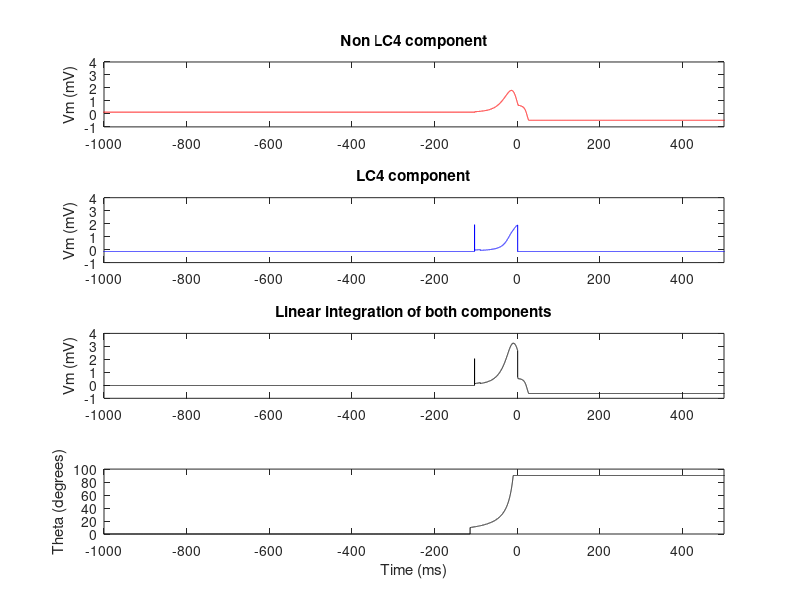
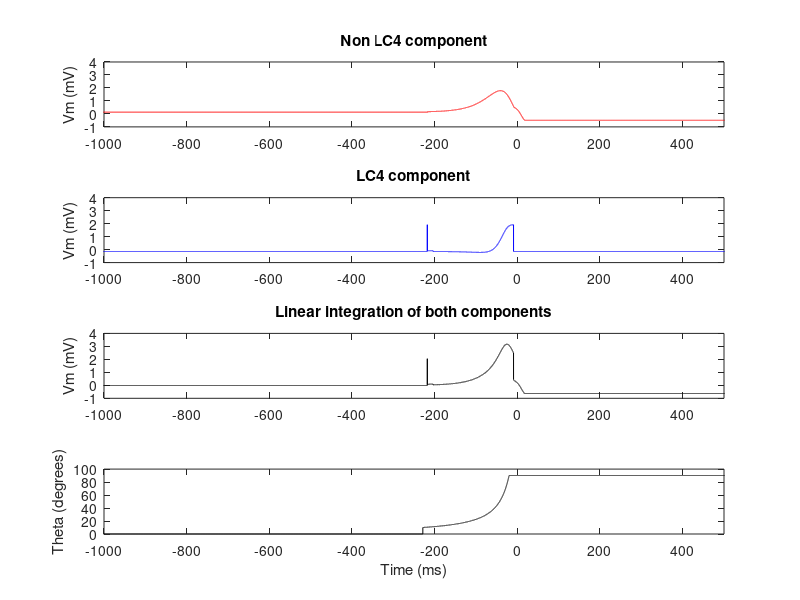
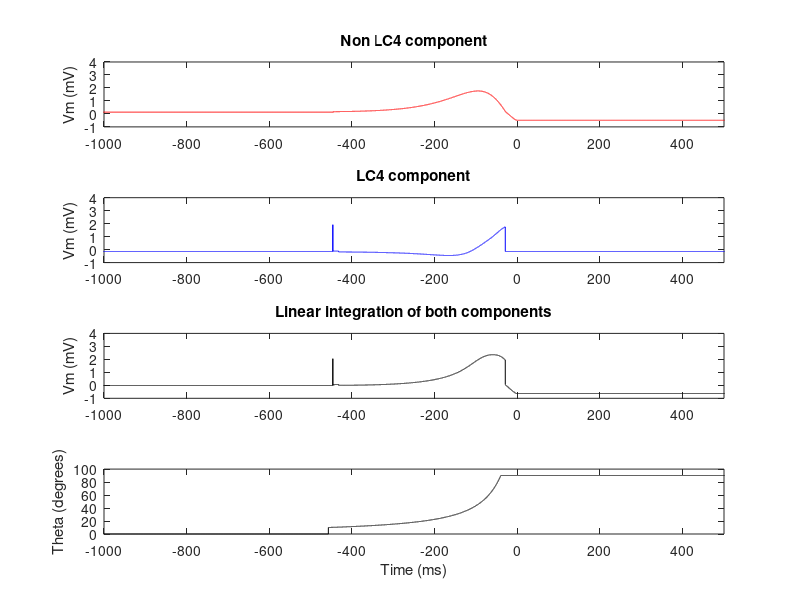
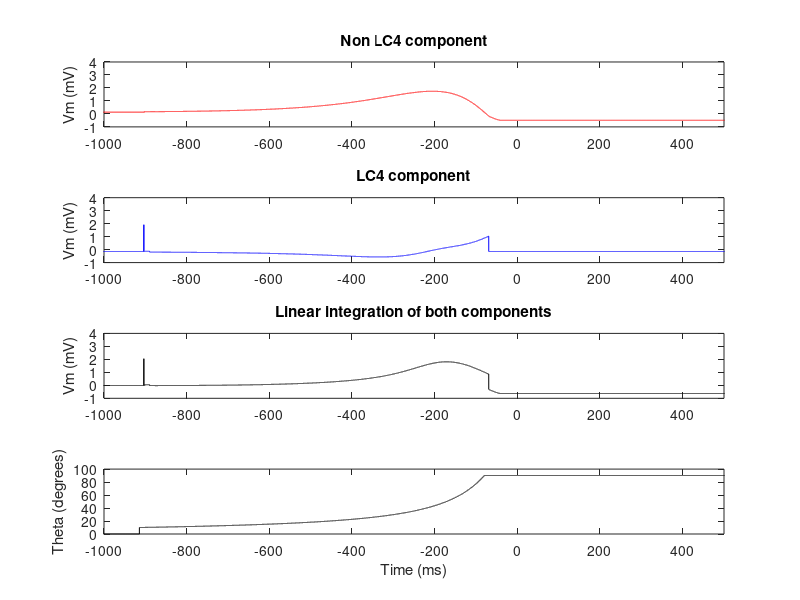

Write the MATLAB code that produced these figures, in order.
%Giant Fiber membrane potential linear integration model
%written for ModelDb by Catherine von Reyn
%Card Lab, Janelia Research Campus, Ashbun VA
%06/2017
%Model and fits are from von Reyn et al., 2017.
%Parameters were found as described in von Reyn et al., 2017.
%Full citation:
% Feature Integration Drives Probabilistic Behavior in the Drosophila Escape Response.
% von Reyn CR, Nern A, Williamson WR, Breads P, Wu M, Namiki S, Card GM.
% Neuron. 2017 Jun 21;94(6):1190-1204.e6. doi: 10.1016/j.neuron.2017.05.036.
% PMID:  28641115 

function []=GF_loom_model()

clear all
close all

%neural delays estimted from data in paper
e_delay_non_LC4=11.9;  %in ms
i_delay_non_LC4=37.5; %in ms

e_delay_LC4=10.8; %in ms
i_delay_LC4=24.8; %in ms

sampling_frequency=20000; %in Hz
step_size=1/sampling_frequency; %in seconds
ms_step=step_size*1000; %in ms

% looming (r/v) stimuli
rv=[10 20 40 80]; %in ms
deg2rad=pi()/180;
start_size_rv=10 * deg2rad; %in rad to calculate looms
stop_size_rv=90 * deg2rad; %in rad to calculate looms

%imput stimulus parameters for
%constant angular velocity stimuli
ang_vel=[100 500 1000 2000]; %in deg/sec
start_size_vel=0; %in deg
stop_size_vel=90; %in deg 

%Non-LC4 components
%excatatory non_LC4 component parameters and equation (angular size)
Ce_nLC4=[1.7 42 0.52];
fe_nLC4=@(Ce_nLC4,x) Ce_nLC4(1)*exp(-(log(x)-log(Ce_nLC4(2))).^2/(2*Ce_nLC4(3)^2)); %log transformed gaussian
%inhibitory non_LC4 component parameters and equation (angular size)
Ci_nLC4=[-0.53 0.59 66 -11];
fi_nLC4 = @(Ci_nLC4,x) Ci_nLC4(1) + Ci_nLC4(2) ./ (1 + exp(-(x-Ci_nLC4(3))/Ci_nLC4(4)));
%for combined non_LC4 components
sf = 2.27; %inhibitory scale factor (level of inhibiton needed to overcome excitation at 90 deg)

%LC4_components
%excitatory LC4 component parameters and equation (angular velocity)
Ce_LC4=[-0.68 2.6 2.8 0.48];
fe_LC4=@(Ce_LC4,x) (Ce_LC4(1)+(Ce_LC4(2)./(1 + exp(-Ce_LC4(3)*(x - Ce_LC4(4))))));
%inhibitory LC4 component parameters and equation (angular size)
Ci_LC4=[-0.52 26 7.8];
fi_LC4=@(Ci_LC4,x) Ci_LC4(1)*exp(-(x-Ci_LC4(2)).^2./(2*Ci_LC4(3)^2));

for i=1:length(rv)
    figure('Name',sprintf('Looming stimulus rv = %d ms',rv(i)));
    %calculate theta and theta dot for this rv
    [time, theta, theta_dot] = calculate_loom(rv(i),start_size_rv,stop_size_rv,ms_step);
    
    %calculate Vm from non_LC4 component
    Vm_non_LC4=fe_nLC4(Ce_nLC4,neural_delay(theta,e_delay_non_LC4,ms_step))+fi_nLC4(Ci_nLC4,neural_delay(theta,i_delay_non_LC4,ms_step))*sf;
    %calculate Vm from LC4 component
    Vm_LC4=fe_LC4(Ce_LC4,neural_delay(theta_dot,e_delay_LC4,ms_step))+fi_LC4(Ci_LC4,neural_delay(theta,i_delay_LC4,ms_step));
    %calculate linear combination
    Vm=Vm_non_LC4+Vm_LC4;
   
    %plot non_LC4, LC4, and linearly combined components
    a1=subplot(4,1,1);
    plot(time,Vm_non_LC4,'r')
    title('Non LC4 component')
    ylabel('Vm (mV)')
    a2=subplot(4,1,2);
    plot(time,Vm_LC4,'b')
    title('LC4 component')
    ylabel('Vm (mV)')
    a3=subplot(4,1,3);
    plot(time,Vm,'k')
    title('Linear integration of both components')
    ylabel('Vm (mV)')
    linkaxes([a1,a2,a3],'y')
    ylim([-1 4])
    a4=subplot(4,1,4);
    plot(time,theta,'k');
    ylabel('Theta (degrees)')
    xlabel('Time (ms)')
    linkaxes([a1,a2,a3,a4],'x')
    xlim([-1000 500])
end


for i=1:length(ang_vel)
    figure('Name',sprintf('Constant angular velocity stimulus %d deg/sec',ang_vel(i)));
    %calculate theta and theta dot for this ang_vel
    [time, theta, theta_dot] = calculate_ang_vel(ang_vel(i),start_size_vel,stop_size_vel,ms_step);
    
    %calculate Vm from non_LC4 component
    Vm_non_LC4=fe_nLC4(Ce_nLC4,neural_delay(theta,e_delay_non_LC4,ms_step))+fi_nLC4(Ci_nLC4,neural_delay(theta,i_delay_non_LC4,ms_step))*sf;
    %calculate Vm from LC4 component
    Vm_LC4=fe_LC4(Ce_LC4,neural_delay(theta_dot,e_delay_LC4,ms_step))+fi_LC4(Ci_LC4,neural_delay(theta,i_delay_LC4,ms_step));
    %calculate linear combination
    Vm=Vm_non_LC4+Vm_LC4;
   
    %plot non_LC4, LC4, and linearly combined components
    a1=subplot(4,1,1);
    plot(time,Vm_non_LC4,'r')
    title('Non LC4 component')
    ylabel('Vm (mV)')
    a2=subplot(4,1,2);
    plot(time,Vm_LC4,'b')
    title('LC4 component')
    ylabel('Vm (mV)')
    a3=subplot(4,1,3);
    plot(time,Vm,'k')
    title('Linear integration of both components')
    ylabel('Vm (mV)')
    linkaxes([a1,a2,a3],'y')
    ylim([-1 4])
    a4=subplot(4,1,4);
    plot(time,theta,'k');
    ylabel('Theta (degrees)')
    xlabel('Time (ms)')
    linkaxes([a1,a2,a3,a4],'x')
    xlim([-500 1000])
    
end
end


function [time, theta, theta_dot] = calculate_loom(rv,start_size_rv,stop_size_rv,time_step)
deg2rad=pi()/180;
start_time=-rv/(tan(start_size_rv/2));
stop_time=-rv/(tan(stop_size_rv/2));
expansion_time=fliplr(stop_time:-time_step:start_time);
expansion_size=2*atan(rv./-expansion_time);
% add one second start to the begining and one second hold to the end
pre_expansion_time=(expansion_time(1)-time_step-1000:time_step:expansion_time(1)-time_step);
pre_expansion_size=zeros(size(pre_expansion_time));
post_expansion_time=(expansion_time(end)+time_step:time_step:expansion_time(end)+1000+time_step);
post_expansion_size=stop_size_rv.*ones(size(post_expansion_time));
time=[pre_expansion_time expansion_time post_expansion_time];
theta_rad = [pre_expansion_size expansion_size post_expansion_size];
theta=theta_rad./deg2rad;
theta_dot=[0 diff(theta)./(time_step)];
end

function [time, theta, theta_dot] = calculate_ang_vel(ang_vel,start_size_vel,stop_size_vel,time_step)
ang_vel=ang_vel/1000; %deg/ms
start_time=start_size_vel/ang_vel;
stop_time=stop_size_vel/ang_vel;
expansion_time=fliplr(stop_time:-time_step:start_time);
expansion_size=ang_vel*expansion_time;
% add one second start to the begining and one second hold to the end
pre_expansion_time=(expansion_time(1)-time_step-1000:time_step:expansion_time(1)-time_step);
pre_expansion_size=zeros(size(pre_expansion_time));
post_expansion_time=(expansion_time(end)+time_step:time_step:expansion_time(end)+1000+time_step);
post_expansion_size=stop_size_vel.*ones(size(post_expansion_time));
time=[pre_expansion_time expansion_time post_expansion_time];
theta = [pre_expansion_size expansion_size post_expansion_size];
theta_dot=[0 diff(theta)./(time_step)];
end

function [delayed_x]=neural_delay(x,delay,ms_step)
%delay and step needs to be in ms
step_shift=round(delay/ms_step);
delayed_x=[zeros(1,step_shift) x(1:end-step_shift)];
end